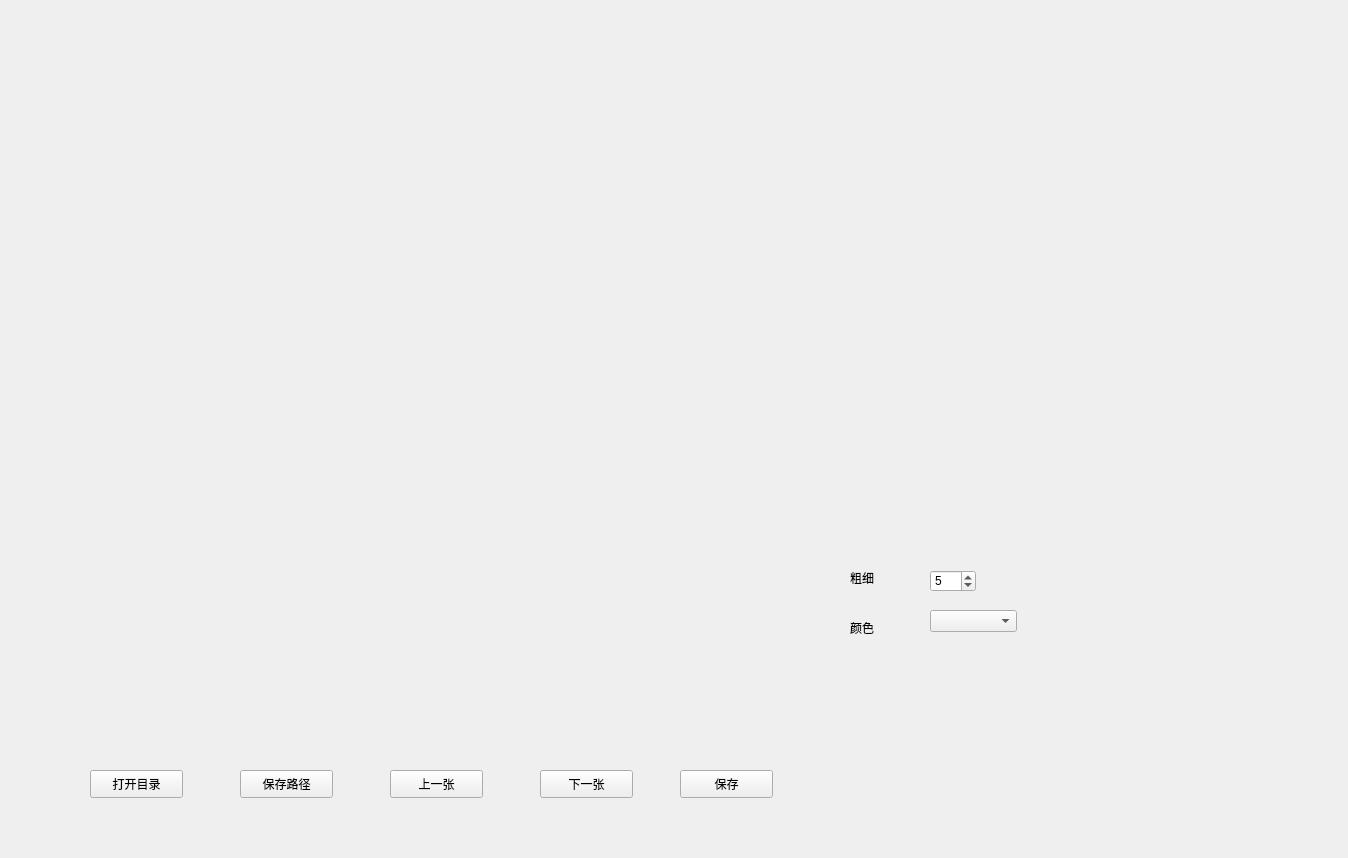
<?xml version="1.0" encoding="UTF-8"?>
<ui version="4.0">
 <class>MainWindow</class>
 <widget class="QWidget" name="MainWindow">
  <property name="geometry">
   <rect>
    <x>0</x>
    <y>0</y>
    <width>1348</width>
    <height>858</height>
   </rect>
  </property>
  <property name="windowTitle">
   <string>Form</string>
  </property>
  <widget class="QPushButton" name="SaveDir">
   <property name="geometry">
    <rect>
     <x>240</x>
     <y>770</y>
     <width>93</width>
     <height>28</height>
    </rect>
   </property>
   <property name="text">
    <string>保存路径</string>
   </property>
   <property name="icon">
    <iconset>
     <normaloff>../../../../labelme/labelme/icons/save-as.png</normaloff>../../../../labelme/labelme/icons/save-as.png</iconset>
   </property>
  </widget>
  <widget class="QPushButton" name="OpenDir">
   <property name="geometry">
    <rect>
     <x>90</x>
     <y>770</y>
     <width>93</width>
     <height>28</height>
    </rect>
   </property>
   <property name="text">
    <string>打开目录</string>
   </property>
   <property name="icon">
    <iconset>
     <normaloff>../../../../labelme/labelme/icons/open.png</normaloff>../../../../labelme/labelme/icons/open.png</iconset>
   </property>
  </widget>
  <widget class="QPushButton" name="LastImg">
   <property name="geometry">
    <rect>
     <x>390</x>
     <y>770</y>
     <width>93</width>
     <height>28</height>
    </rect>
   </property>
   <property name="text">
    <string>上一张</string>
   </property>
   <property name="icon">
    <iconset>
     <normaloff>../../../../labelme/labelme/icons/prev.png</normaloff>../../../../labelme/labelme/icons/prev.png</iconset>
   </property>
  </widget>
  <widget class="QPushButton" name="NextImg">
   <property name="geometry">
    <rect>
     <x>540</x>
     <y>770</y>
     <width>93</width>
     <height>28</height>
    </rect>
   </property>
   <property name="text">
    <string>下一张</string>
   </property>
   <property name="icon">
    <iconset>
     <normaloff>../../../../labelme/labelme/icons/next.png</normaloff>../../../../labelme/labelme/icons/next.png</iconset>
   </property>
  </widget>
  <widget class="QLabel" name="PenThicknessLabel">
   <property name="geometry">
    <rect>
     <x>850</x>
     <y>570</y>
     <width>72</width>
     <height>15</height>
    </rect>
   </property>
   <property name="text">
    <string>粗细</string>
   </property>
  </widget>
  <widget class="QLabel" name="PenColorLabel">
   <property name="geometry">
    <rect>
     <x>850</x>
     <y>620</y>
     <width>72</width>
     <height>15</height>
    </rect>
   </property>
   <property name="text">
    <string>颜色</string>
   </property>
  </widget>
  <widget class="QPushButton" name="SaveImg">
   <property name="geometry">
    <rect>
     <x>680</x>
     <y>770</y>
     <width>93</width>
     <height>28</height>
    </rect>
   </property>
   <property name="text">
    <string>保存</string>
   </property>
   <property name="icon">
    <iconset>
     <normaloff>../../../../labelme/labelme/icons/save.png</normaloff>../../../../labelme/labelme/icons/save.png</iconset>
   </property>
  </widget>
  <widget class="QSpinBox" name="PenThicknessSpinBox">
   <property name="geometry">
    <rect>
     <x>930</x>
     <y>570</y>
     <width>46</width>
     <height>22</height>
    </rect>
   </property>
   <property name="maximum">
    <number>10</number>
   </property>
   <property name="value">
    <number>5</number>
   </property>
  </widget>
  <widget class="QComboBox" name="PenColorComboBox">
   <property name="geometry">
    <rect>
     <x>930</x>
     <y>610</y>
     <width>87</width>
     <height>22</height>
    </rect>
   </property>
   <property name="currentText">
    <string/>
   </property>
  </widget>
  <widget class="QLabel" name="EnlargeImg">
   <property name="geometry">
    <rect>
     <x>820</x>
     <y>60</y>
     <width>461</width>
     <height>411</height>
    </rect>
   </property>
   <property name="text">
    <string/>
   </property>
  </widget>
 </widget>
 <resources/>
 <connections/>
</ui>
